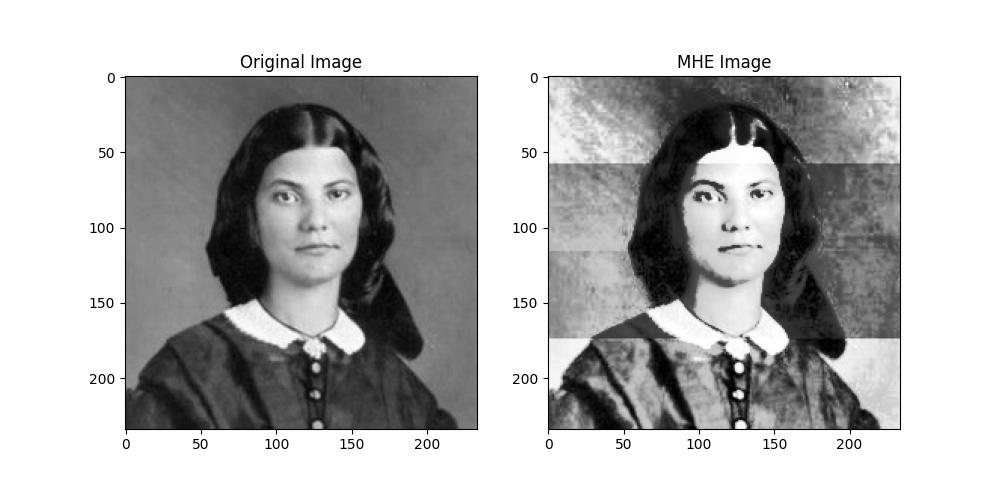
#> input picture HE_output/Multi_Histogram_Equalization_MHE/k.jpg, 1000 x 500 px, given as the content of the folder input_dataset, which was not available
$ python MHE.py
#> lines starting #> are read from the running program, lines starting #| are printed output that depends on the picture; pictures that were not available may be replaced by others from this repository, and a replacement may not be noted
#> in process_images, img is the input picture: shape (500, 1000); min 0, max 255, mean 183.1
import cv2
import numpy as np
import matplotlib.pyplot as plt
import os

def multi_histogram_equalization(img):
    # Apply histogram equalization in multiple segments
    num_segments = 4
    height, width = img.shape
#> height = 500; width = 1000
    segment_height = height // num_segments
#> segment_height = 125
    img_equalized = np.zeros_like(img)

    for i in range(num_segments):
        start_y = i * segment_height
        end_y = (i + 1) * segment_height if i < num_segments - 1 else height
        segment = img[start_y:end_y, :]
        equalized_segment = cv2.equalizeHist(segment)
        img_equalized[start_y:end_y, :] = equalized_segment
#> this loop made 4 passes
#> pass 1, in multi_histogram_equalization, `segment = img[start_y:end_y, :]`:
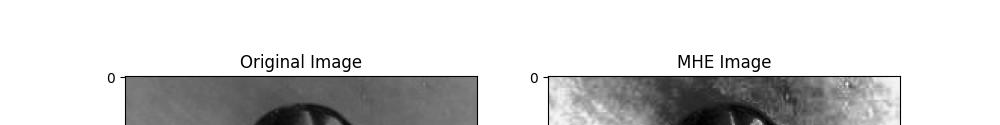
#> segment: shape (125, 1000); min 0, max 255, mean 211.8
#> pass 1, in multi_histogram_equalization, `equalized_segment = cv2.equalizeHist(segment)`:
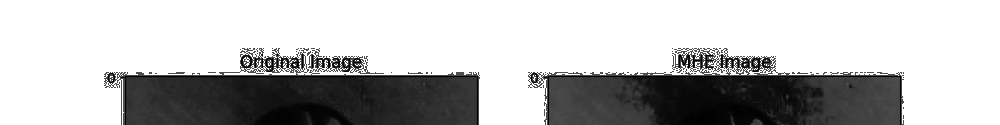
#> equalized_segment: shape (125, 1000); min 0, max 255, mean 186.8
#> pass 2, in multi_histogram_equalization, `segment = img[start_y:end_y, :]`:
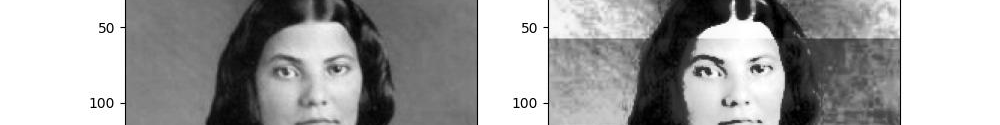
#> segment: shape (125, 1000); min 0, max 255, mean 160.1
#> pass 2, in multi_histogram_equalization, `equalized_segment = cv2.equalizeHist(segment)`:
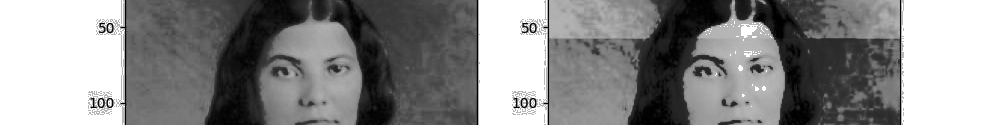
#> equalized_segment: shape (125, 1000); min 0, max 255, mean 137.4
#> after the loop:
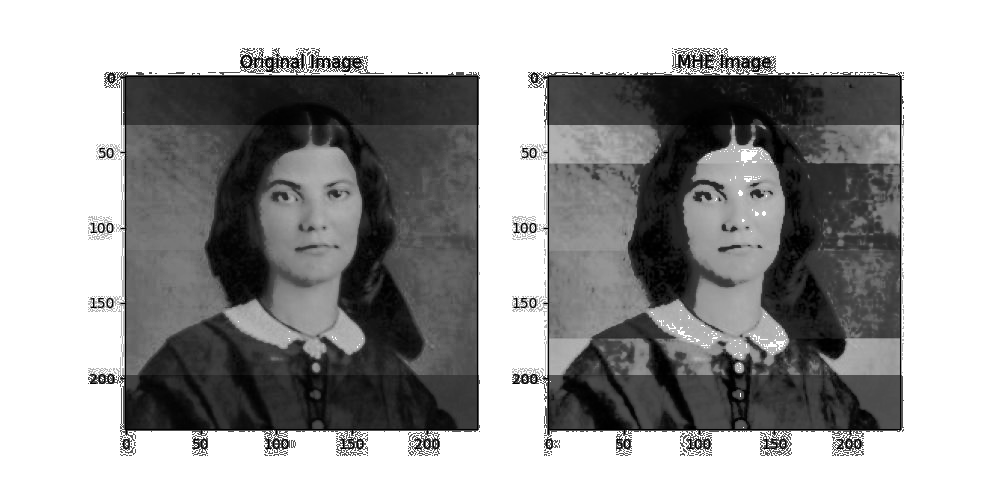
#> img_equalized: shape (500, 1000); min 0, max 255, mean 160.6
#> after the loop:
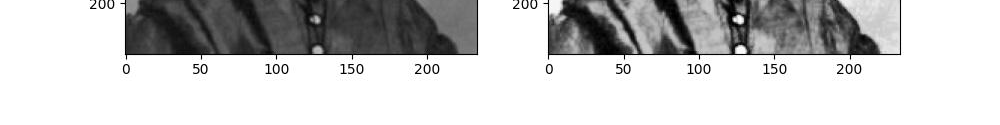
#> segment: shape (125, 1000); min 0, max 255, mean 201.3

    return img_equalized

def process_images(input_folder, output_folder):
    os.makedirs(output_folder, exist_ok=True)

    for filename in os.listdir(input_folder):
        if filename.endswith(".jpg") or filename.endswith(".png"):
            img_path = os.path.join(input_folder, filename)
            img = cv2.imread(img_path, 0)  # Read image in grayscale

            equalized_img = multi_histogram_equalization(img)

            # Display and save the plot
            plt.figure(figsize=(10, 5))
            plt.subplot(1, 2, 1), plt.imshow(img, cmap='gray'), plt.title('Original Image')
            plt.subplot(1, 2, 2), plt.imshow(equalized_img, cmap='gray'), plt.title('MHE Image')

            output_img_dir = os.path.join(output_folder, 'Multi_Histogram_Equalization_MHE')
            os.makedirs(output_img_dir, exist_ok=True)
            plt.savefig(os.path.join(output_img_dir, filename))
            plt.close()

# Process all images in the specified folder
process_images('input_dataset', 'HE_output')

$ run again, on HE_output/Multi_Histogram_Equalization_MHE/old_photo_04.jpg
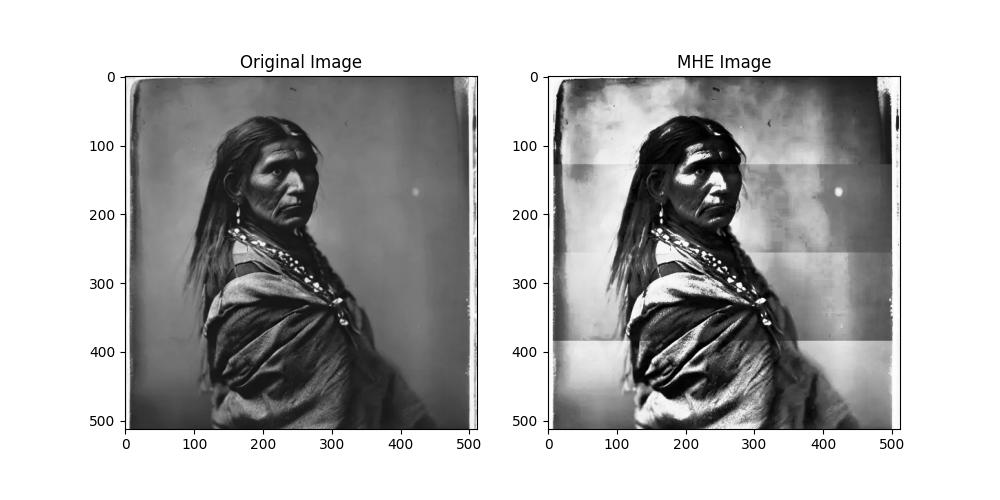
#> input picture HE_output/Multi_Histogram_Equalization_MHE/old_photo_04.jpg, 1000 x 500 px, given as the content of the folder input_dataset, which was not available
#> in process_images, img is the input picture: shape (500, 1000); min 0, max 255, mean 181.4
#> after the loop in multi_histogram_equalization, `for i in range(num_segments):`:
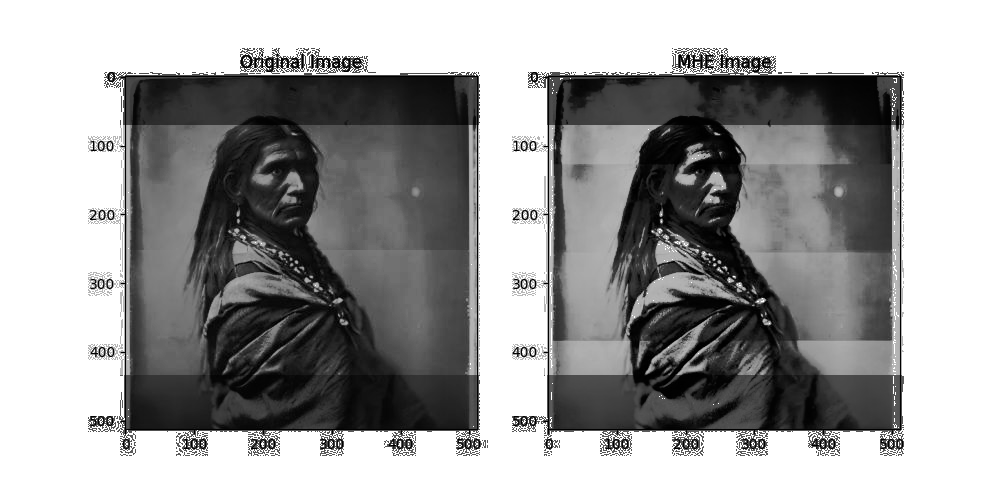
#> img_equalized: shape (500, 1000); min 0, max 255, mean 160.1
#> after the loop in multi_histogram_equalization, `for i in range(num_segments):`:
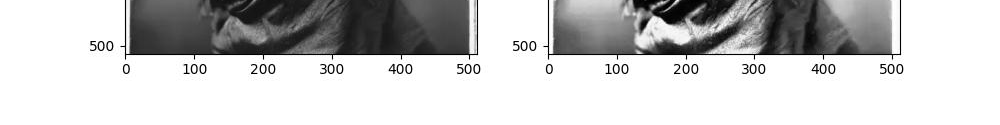
#> segment: shape (125, 1000); min 0, max 255, mean 201.8

$ run again, on HE_output/Multi_Histogram_Equalization_MHE/old_photo_05.jpg
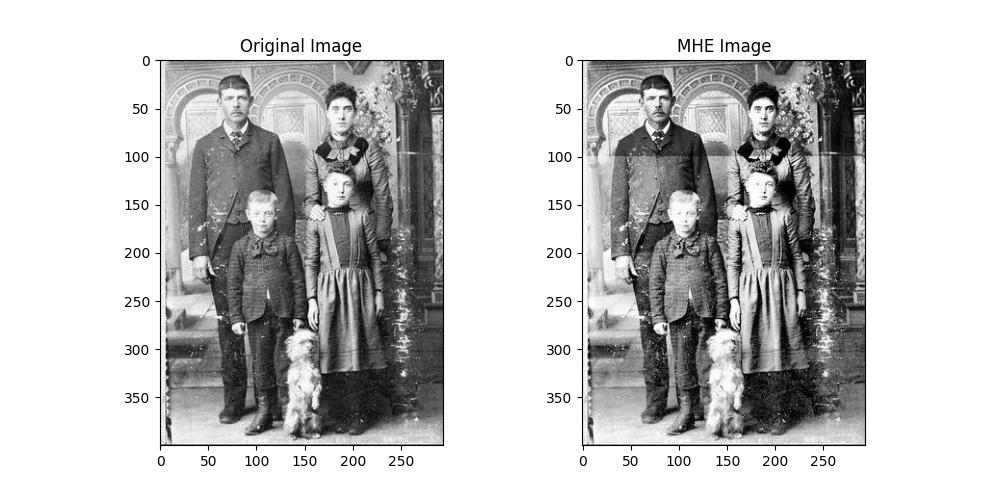
#> input picture HE_output/Multi_Histogram_Equalization_MHE/old_photo_05.jpg, 1000 x 500 px, given as the content of the folder input_dataset, which was not available
#> in process_images, img is the input picture: shape (500, 1000); min 0, max 255, mean 196.4
#> after the loop in multi_histogram_equalization, `for i in range(num_segments):`:
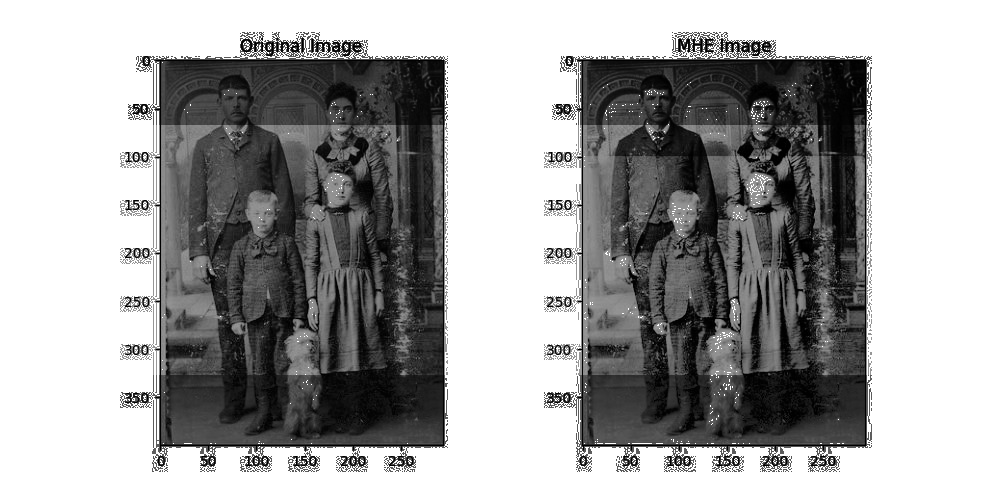
#> img_equalized: shape (500, 1000); min 0, max 255, mean 164.3
#> after the loop in multi_histogram_equalization, `for i in range(num_segments):`:
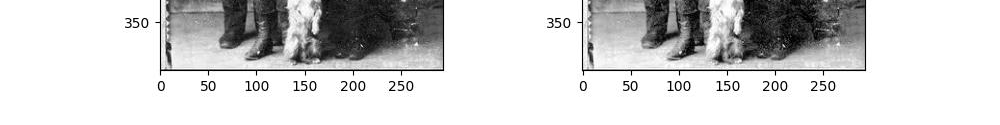
#> segment: shape (125, 1000); min 0, max 255, mean 210.6

$ run again, on HE_output/Multi_Histogram_Equalization_MHE/old_photo_06.jpg
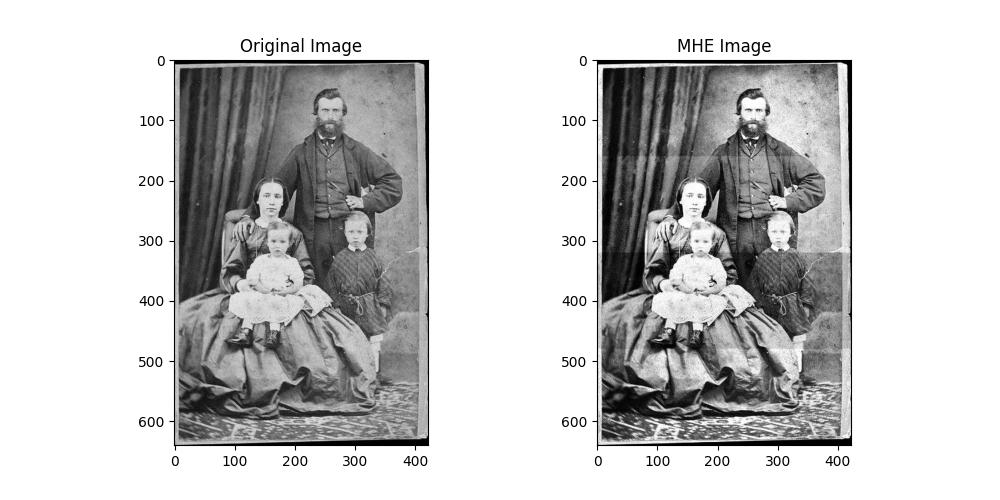
#> input picture HE_output/Multi_Histogram_Equalization_MHE/old_photo_06.jpg, 1000 x 500 px, given as the content of the folder input_dataset, which was not available
#> in process_images, img is the input picture: shape (500, 1000); min 0, max 255, mean 201.3
#> after the loop in multi_histogram_equalization, `for i in range(num_segments):`:
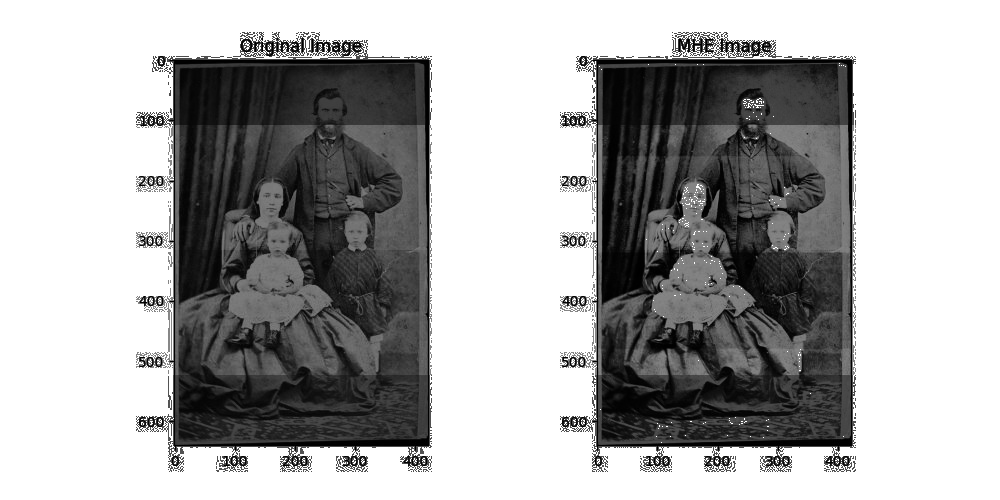
#> img_equalized: shape (500, 1000); min 0, max 255, mean 170.8
#> after the loop in multi_histogram_equalization, `for i in range(num_segments):`:
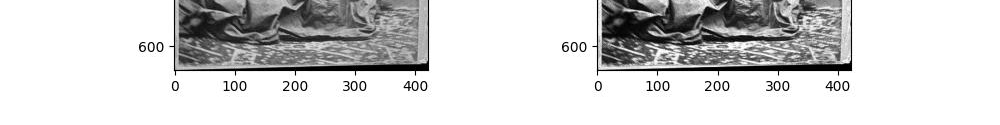
#> segment: shape (125, 1000); min 0, max 255, mean 212
